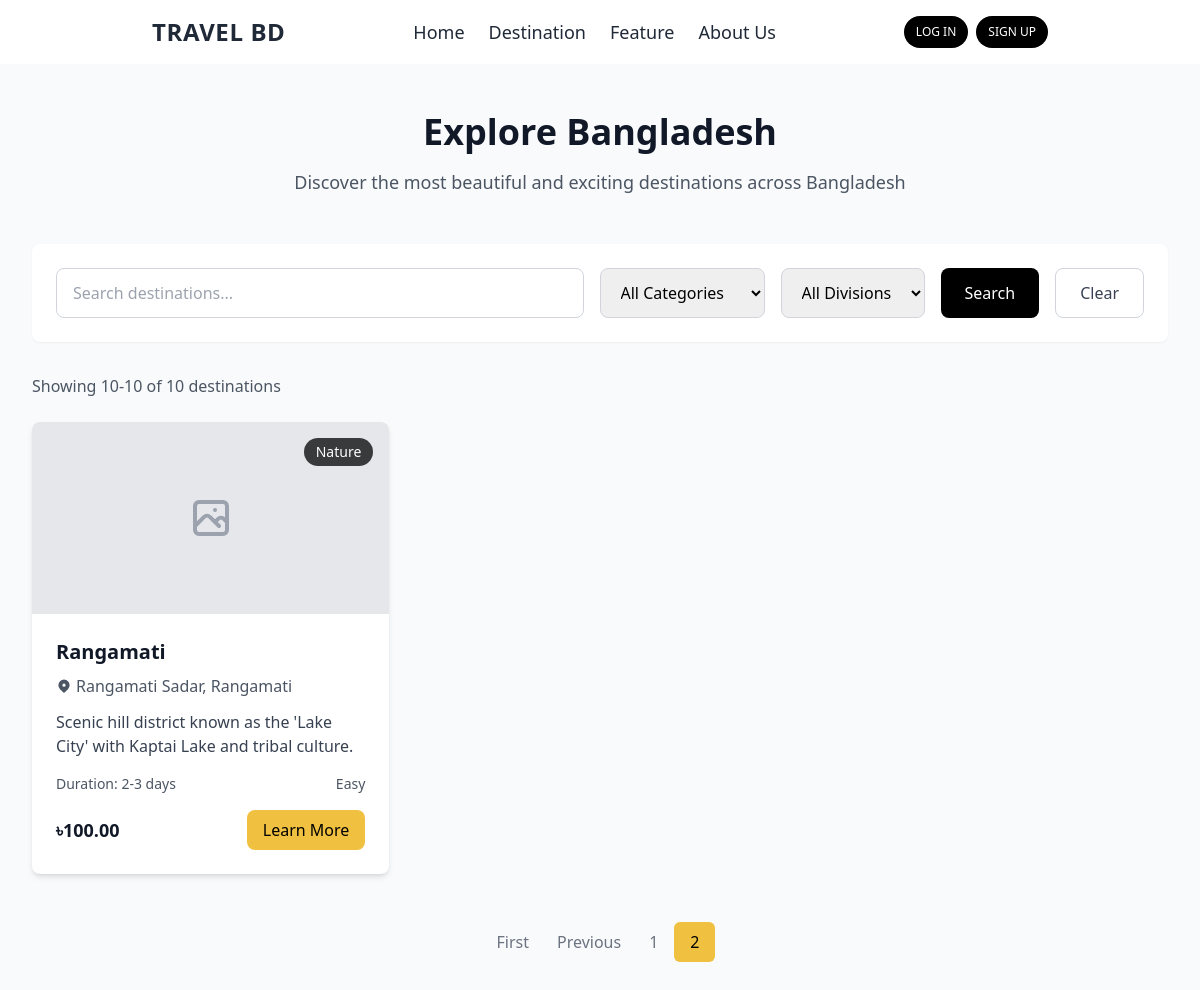
/destinations/?page=2, run on the app's committed database.
### destination/models.py (models this page shows, shortened)
class Destination(models.Model):
    CATEGORY_CHOICES = [
        ('beach', 'Beach'),
        ('mountain', 'Mountain'),
        ('historical', 'Historical'),
        ('cultural', 'Cultural'),
        ('adventure', 'Adventure'),
        ('religious', 'Religious'),
        ('nature', 'Nature'),
        ('waterfall', 'Waterfall'),
        ('forest', 'Forest'),
        ('archaeological', 'Archaeological'),
    ]
    name = models.CharField(max_length=200)
    slug = models.SlugField(max_length=250, unique=True, blank=True)
    description = models.TextField()
    short_description = models.CharField(max_length=300)
    location = models.CharField(max_length=200)
    district = models.CharField(max_length=100)
    division = models.CharField(max_length=100)
    category = models.CharField(max_length=20, choices=CATEGORY_CHOICES)
    main_image = models.ImageField(upload_to='destinations/images/', blank=True, null=True)
    gallery_image_1 = models.ImageField(upload_to='destinations/images/', blank=True, null=True)
    gallery_image_2 = models.ImageField(upload_to='destinations/images/', blank=True, null=True)
    gallery_image_3 = models.ImageField(upload_to='destinations/images/', blank=True, null=True)
    best_time_to_visit = models.CharField(max_length=200)
    entry_fee = models.DecimalField(max_digits=8, decimal_places=2, default=0.00)
    duration = models.CharField(max_length=100)
    difficulty_level = models.CharField(max_length=50, choices=[
        ('easy', 'Easy'),
        ('moderate', 'Moderate'),
        ('hard', 'Hard'),
    ], default='easy')
    latitude = models.DecimalField(max_digits=9, decimal_places=6, blank=True, null=True)
    longitude = models.DecimalField(max_digits=9, decimal_places=6, blank=True, null=True)
    meta_description = models.CharField(max_length=160, blank=True)
    featured = models.BooleanField(default=False)
    is_active = models.BooleanField(default=True)
    created_at = models.DateTimeField(auto_now_add=True)
    updated_at = models.DateTimeField(auto_now=True)
    created_by = models.ForeignKey(User, on_delete=models.CASCADE, related_name='destinations', null=True, blank=True)
    class Meta:
        ordering = ['-featured', '-created_at']
        verbose_name = 'Destination'
        verbose_name_plural = 'Destinations'

### destination/views.py (the view, shortened to what this page needs)
# urls.py: path('', views.destination_list, name='destination_list'),
def destination_list(request):
    destinations = Destination.objects.filter(is_active=True).order_by('-featured', '-created_at')
    search_query = request.GET.get('search')
    category = request.GET.get('category')
    if category:
        destinations = destinations.filter(category=category)
    division = request.GET.get('division')
    if division:
        destinations = destinations.filter(division=division)
    paginator = Paginator(destinations, 9)
    page = request.GET.get('page')
    try:
        destinations = paginator.page(page)
    except PageNotAnInteger:
        destinations = paginator.page(1)
    except EmptyPage:
        destinations = paginator.page(paginator.num_pages)
    categories = Destination.objects.filter(is_active=True).values_list('category', flat=True).distinct()
    divisions = Destination.objects.filter(is_active=True).values_list('division', flat=True).distinct()
    context = {
        'destinations': destinations,
        'categories': categories,
        'divisions': divisions,
        'search_query': search_query,
        'selected_category': category,
        'selected_division': division,
    }
    return render(request, 'destination.html', context)

### templates/destination.html (shortened to what this page needs)
{% extends 'base.html' %}
{% load static %}
{% block body %}
<div class="min-h-screen bg-gray-50 py-12">
  <div class="max-w-7xl mx-auto px-4 sm:px-6 lg:px-8">
    <div class="text-center mb-12">
      <h1 class="text-4xl font-bold text-gray-900 mb-4">Explore Bangladesh</h1>
      <p class="text-lg text-gray-600 max-w-2xl mx-auto">
        Discover the most beautiful and exciting destinations across Bangladesh
      </p>
    </div>
    <div class="mb-8 bg-white rounded-lg shadow-sm p-6">
      <form method="GET" class="flex flex-wrap gap-4">
        <div class="flex-1 min-w-64">
          <input
            type="text"
            name="search"
            value="{{ search_query|default:'' }}"
            placeholder="Search destinations..."
            class="w-full px-4 py-3 border border-gray-300 rounded-lg focus:ring-2 focus:ring-primary focus:border-transparent focus:outline-none"
          />
        </div>
        <div>
          <select
            name="category"
            class="px-4 py-3 border border-gray-300 rounded-lg focus:ring-2 focus:ring-primary focus:border-transparent focus:outline-none"
          >
            <option value="">All Categories</option>
          </select>
        </div>
        <div>
          <select
            name="division"
            class="px-4 py-3 border border-gray-300 rounded-lg focus:ring-2 focus:ring-primary focus:border-transparent focus:outline-none"
          >
            <option value="">All Divisions</option>
          </select>
        </div>
        <button
          type="submit"
          class="px-6 py-3 bg-black text-white rounded-lg hover:bg-gray-800 transition duration-200"
        >
          Search
        </button>
        <a
          href="{% url 'destination:destination_list' %}"
          class="px-6 py-3 border border-gray-300 text-gray-700 rounded-lg hover:bg-gray-50 transition duration-200"
        >
          Clear
        </a>
      </form>
    </div>
    {% if destinations %}
      <div class="mb-6">
        <p class="text-gray-600">
          Showing {{ destinations.start_index }}-{{ destinations.end_index }} of {{ destinations.paginator.count }} destinations
        </p>
      </div>
    {% endif %}
    <div class="grid grid-cols-1 md:grid-cols-2 lg:grid-cols-3 gap-8 mb-12">
      {% for destination in destinations %}
        <div class="bg-white rounded-lg shadow-md overflow-hidden hover:shadow-lg transition duration-300">
          <div class="relative h-48 overflow-hidden">
            {% if destination.main_image %}
              <img
                src="{{ destination.main_image.url }}"
                alt="{{ destination.name }}"
                class="w-full h-full object-cover hover:scale-105 transition duration-300"
              />
            {% else %}
              <div class="w-full h-full bg-gray-200 flex items-center justify-center">
              </div>
            {% endif %}
            <span class="absolute top-4 right-4 bg-black bg-opacity-75 text-white px-3 py-1 rounded-full text-sm">
              {{ destination.category|title }}
            </span>
          </div>
          <div class="p-6">
            <h3 class="text-xl font-semibold text-gray-900 mb-2">
              <a href="{% url 'destination:destination_detail' destination.slug %}" class="hover:text-primary transition duration-200">
                {{ destination.name }}
              </a>
            </h3>
            <p class="text-gray-600 mb-3 flex items-center">
              <svg class="w-4 h-4 mr-1" fill="currentColor" viewBox="0 0 20 20">
                <path fill-rule="evenodd" d="M5.05 4.05a7 7 0 119.9 9.9L10 18.9l-4.95-4.95a7 7 0 010-9.9zM10 11a2 2 0 100-4 2 2 0 000 4z" clip-rule="evenodd"></path>
              </svg>
              {{ destination.location }}, {{ destination.district }}
            </p>
            <p class="text-gray-700 mb-4">
              {{ destination.short_description|truncatewords:15 }}
            </p>
            <div class="flex justify-between items-center text-sm text-gray-600 mb-4">
              <span>Duration: {{ destination.duration }}</span>
              <span>{{ destination.difficulty_level|title }}</span>
            </div>
            <div class="flex justify-between items-center">
              <div>
                {% if destination.entry_fee > 0 %}
                  <span class="text-lg font-semibold text-gray-900">৳{{ destination.entry_fee }}</span>
                {% else %}
                  <span class="text-lg font-semibold text-green-600">Free</span>
                {% endif %}
              </div>
              <a
                href="{% url 'destination:destination_detail' destination.slug %}"
                class="px-4 py-2 bg-primary text-black rounded-lg hover:bg-yellow-400 transition duration-200 font-medium"
              >
                Learn More
              </a>
            </div>
          </div>
        </div>
      {% endfor %}
    </div>
    {% if destinations.has_other_pages %}
      <div class="flex justify-center">
        <nav class="flex items-center space-x-1">
          {% if destinations.has_previous %}
            <a
              href="?{% if search_query %}search={{ search_query }}&{% endif %}{% if selected_category %}category={{ selected_category }}&{% endif %}{% if selected_division %}division={{ selected_division }}&{% endif %}page=1"
              class="px-3 py-2 text-gray-500 hover:text-gray-700 hover:bg-gray-100 rounded-md transition duration-200"
            >
              First
            </a>
            <a
              href="?page={{ destinations.previous_page_number }}"
              class="px-3 py-2 text-gray-500 hover:text-gray-700 hover:bg-gray-100 rounded-md transition duration-200"
            >
              Previous
            </a>
          {% endif %}
          {% for num in destinations.paginator.page_range %}
            {% if destinations.number == num %}
              <span class="px-4 py-2 bg-primary text-black rounded-md font-medium">
                {{ num }}
              </span>
            {% elif num > destinations.number|add:'-3' and num < destinations.number|add:'3' %}
              <a
                href="?{% if search_query %}search={{ search_query }}&{% endif %}{% if selected_category %}category={{ selected_category }}&{% endif %}{% if selected_division %}division={{ selected_division }}&{% endif %}page={{ num }}"
                class="px-3 py-2 text-gray-500 hover:text-gray-700 hover:bg-gray-100 rounded-md transition duration-200"
              >
                {{ num }}
              </a>
            {% endif %}
          {% endfor %}
        </nav>
      </div>
    {% endif %}
  </div>
</div>
{% endblock %}

### data on the page
Destination: category "Nature", name "Rangamati", location "Rangamati Sadar", district "Rangamati", short_description "Scenic hill district known as the 'Lake City' with Kaptai Lake and tribal culture.", duration "2-3 days", difficulty_level "Easy", entry_fee "100.00"

### other printed values
{{ destinations.start_index }} "10"
{{ destinations.end_index }} "10"
{{ destinations.paginator.count }} "10"
{{ num }} "1"
{{ num }} "2"
